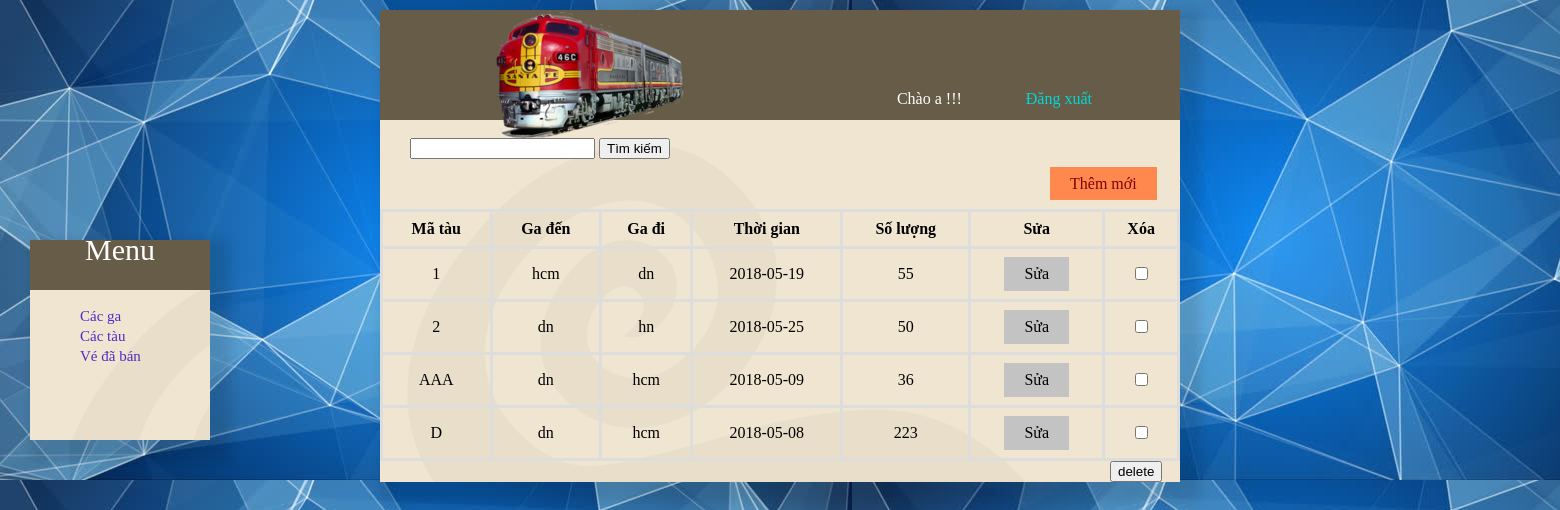
The app's page /Controller/AdminTauController.php (signed in) with its own data.
### tables this page shows
CREATE TABLE `tau` (
  `maTau` varchar(100) NOT NULL,
  `gaDen` varchar(100) NOT NULL,
  `gaDi` varchar(100) NOT NULL,
  `ngayDi` date NOT NULL,
  `soLuongVe` int(11) NOT NULL
);

### Controller/AdminTauController.php (called while the page is built, shortened)
<?php
	if(!isset($_SESSION["userLogin"])){
		header("Location:../index.php");
	}else{
		include_once("../Model/Model_Tau.php");
		$tauModel= new Model_Tau();
		$listGa=$tauModel->listAll();
	}
	include_once("../View/Admin/View_Tau.php");
?>

### Model/Model_Chung.php (called while the page is built, shortened)
<?php
	class Model_Chung{
		public function __construct(){
			$this->link=mysqli_connect("localhost","root","") or die("loi ket noi");
		}
	}
?>

### Model/Model_Tau.php (called while the page is built, shortened)
<?php
include_once("Model_Chung.php");
class Model_Tau extends Model_Chung{
	public function listAll(){
		$sql = "select * from tau";
		return mysqli_query($this->link,$sql);
	}
}
?>

### View/Admin/View_Tau.php (the view, shortened to what this page needs)
<!DOCTYPE html>
<html>
<head>
	<link rel="stylesheet" type="text/css" href="../View/css/Layout.css">
</head>
<body>
	<?php include_once("../View/Share/View_Header.php");?>
	<?php include_once("../View/Share/View_Menu.php");?>
<div style="margin-left: 30px;">
	<form id="search">
		<input type="text" id="input">
		<button type="button" onclick="search()">Tìm kiếm </button>
	</form>
</div>
	<form method="post" action="AdminTauController.php">
	<div id="tableGa">
		<table id="sv">
			<thead>
			<tr>
				<th>Mã tàu</th>
				<th>Ga đến</th>
				<th>Ga đi</th>
				<th>Thời gian</th>
				<th>Số lượng</th>
				<th>Sửa</th>
				<th>Xóa</th>
			</tr>
			</thead>
			<?php mysqli_data_seek( $listGa, 0 );
			?>
			<?php
				while($row=mysqli_fetch_array($listGa)){
					echo "<tr>";
					echo "<td >".$row[0]."</td>";
					echo "<td >".$row[1]."</td>";
					echo "<td >".$row[2]."</td>";
 					echo "<td >".$row[3]."</td>";
					echo "<td >".$row[4]."</td>";
					echo "<td>
						<a  href='AdminShowEditTau.php?id=".$row[0]."'>Sửa</a>
					 </td>";
					 echo  "<td> <input type='checkbox' name='del[]' value='".$row[0]."'></td>";
					echo "</tr>";
				}
			?>
			<p id="addBT"><a href="AdminShowAddTau.php">Thêm mới</a></p>
		</table>
		<span style="margin: 730px; padding-top: 15px"><input type="submit" name="buttonDel" value="delete" onclick=" return confirm('Chắc chắn muốn xóa?')"></span>
	</div>
</form>
	<?php include_once("../View/Share/View_Footer.php");?>
</body>
</html>

### View/css/Layout.css (style rules this page uses)
body { background: url(../images/background3.jpg) top left; }
a { text-decoration: none; }
table,td,th { border:groove black 2px; border: 3px solid #ddd; padding: 8px; }
table { border-collapse: collapse; }
td { text-align: center; }
#main #tableGa #sv { top:50px; left: 0px; width: 100%; margin-top: 10px; }
#main #tableGa #sv a:link, a:visited { background-color: #C3C3C3; color: black; padding: 8px 20px; text-align: center; text-decoration: none; display: inline-block; }
#main #addBT { padding-left: 670px; }
#main #addBT a { background: #FF884F; color:#800000 ; padding: 8px 20px; }

### records on screen
tau: maTau "1", gaDen "hcm", gaDi "dn", ngayDi "2018-05-19", soLuongVe "55"
tau: maTau "2", gaDen "dn", gaDi "hn", ngayDi "2018-05-25", soLuongVe "50"
tau: maTau "AAA", gaDen "dn", gaDi "hcm", ngayDi "2018-05-09", soLuongVe "36"
tau: maTau "D", gaDen "dn", gaDi "hcm", ngayDi "2018-05-08", soLuongVe "223"

### other values on screen
$username "a"
